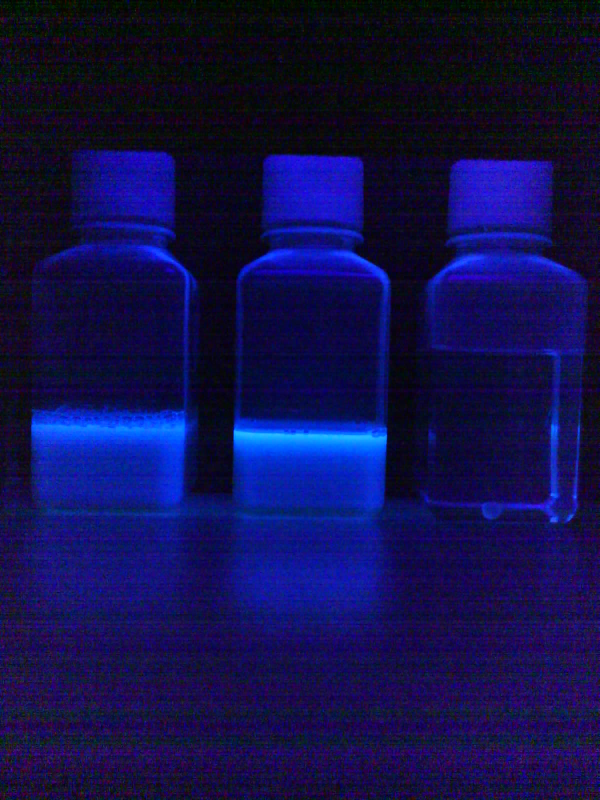
#> input picture color-detection-opencv-master/Pics/BG/1/2.jpg, 1200 x 1600 px (shown at 1/2 size)
$ python hsv.py
#> lines starting #> are read from the running program, lines starting #| are printed output that depends on the picture; after the words box and inside, x2 and y2 are one past the last pixel; in counts of white or black regions, pixels touching at a corner belong together
import cv2
import numpy as np

def nothing(x):
    pass

# Load an image
image = cv2.imread("Pics/BG/1/2.jpg")  # <-- Change this to your image path
#> image is the input picture: shape (1600, 1200, 3); mean B, G, R 76.5, 15.8, 17.2
if image is None:
    raise FileNotFoundError("Image not found. Check the path.")

# Convert to HSV
hsv = cv2.cvtColor(image, cv2.COLOR_BGR2HSV)
#> hsv: shape (1600, 1200, 3); mean H, S, V 117.2, 208.9, 77.6

# Create a window
cv2.namedWindow("HSV Range Selector")

# Create trackbars for lower and upper HSV values
cv2.createTrackbar("Lower H", "HSV Range Selector", 90, 179, nothing)
cv2.createTrackbar("Lower S", "HSV Range Selector", 50, 255, nothing)
cv2.createTrackbar("Lower V", "HSV Range Selector", 50, 255, nothing)
cv2.createTrackbar("Upper H", "HSV Range Selector", 130, 179, nothing)
cv2.createTrackbar("Upper S", "HSV Range Selector", 255, 255, nothing)
cv2.createTrackbar("Upper V", "HSV Range Selector", 255, 255, nothing)
cv2.createTrackbar("Scale %", "HSV Range Selector", 50, 100, nothing)  # Scale control

def resize(img, scale_percent):
    width = int(img.shape[1] * scale_percent / 100)
    height = int(img.shape[0] * scale_percent / 100)
    return cv2.resize(img, (width, height), interpolation=cv2.INTER_AREA)

while True:
    # Get current positions of all trackbars
    l_h = cv2.getTrackbarPos("Lower H", "HSV Range Selector")
    l_s = cv2.getTrackbarPos("Lower S", "HSV Range Selector")
    l_v = cv2.getTrackbarPos("Lower V", "HSV Range Selector")
    u_h = cv2.getTrackbarPos("Upper H", "HSV Range Selector")
    u_s = cv2.getTrackbarPos("Upper S", "HSV Range Selector")
    u_v = cv2.getTrackbarPos("Upper V", "HSV Range Selector")
    scale = cv2.getTrackbarPos("Scale %", "HSV Range Selector")
    scale = max(10, scale)  # Prevent scale from being too small

    lower = np.array([l_h, l_s, l_v])
    upper = np.array([u_h, u_s, u_v])

    # Create mask and result image
    mask = cv2.inRange(hsv, lower, upper)
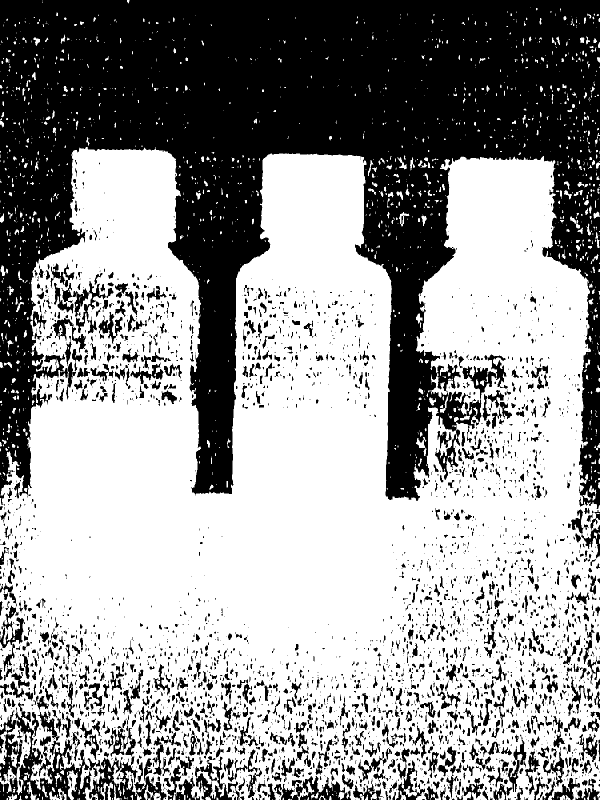
#> mask: shape (1600, 1200) (shown at 1/2 size); 60.1% white; 3523 black regions (2262 under 20 px), largest, box (x1, y1, x2, y2) and area: (0, 0, 1200, 1018) 600717, (0, 1405, 183, 1600) 11853, (175, 1513, 333, 1600) 5551
    result = cv2.bitwise_and(image, image, mask=mask)
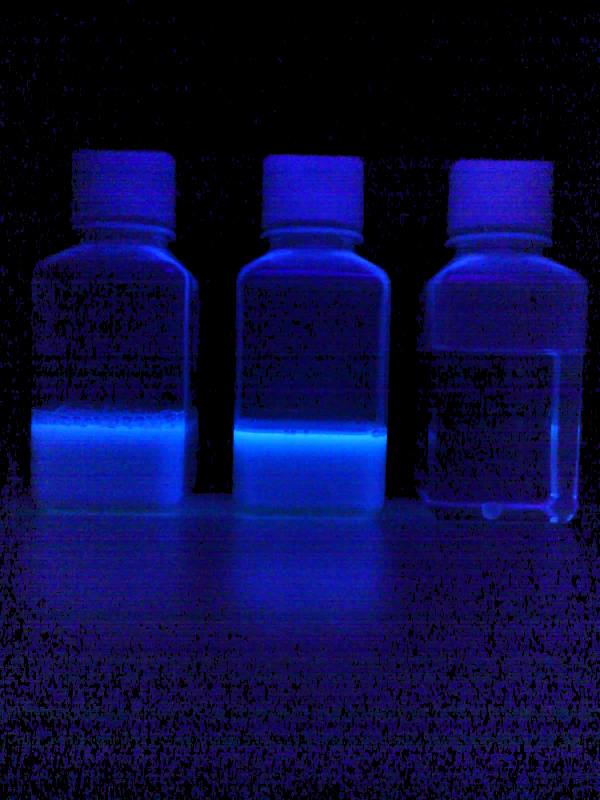
#> result: shape (1600, 1200, 3) (shown at 1/2 size); mean B, G, R 64.6, 11.5, 10.8

    # Show resized images
    cv2.imshow("Original", resize(image, scale))
#> in resize, `return cv2.resize(img, (width, height), interpolation=cv2.INTER_AREA)`:
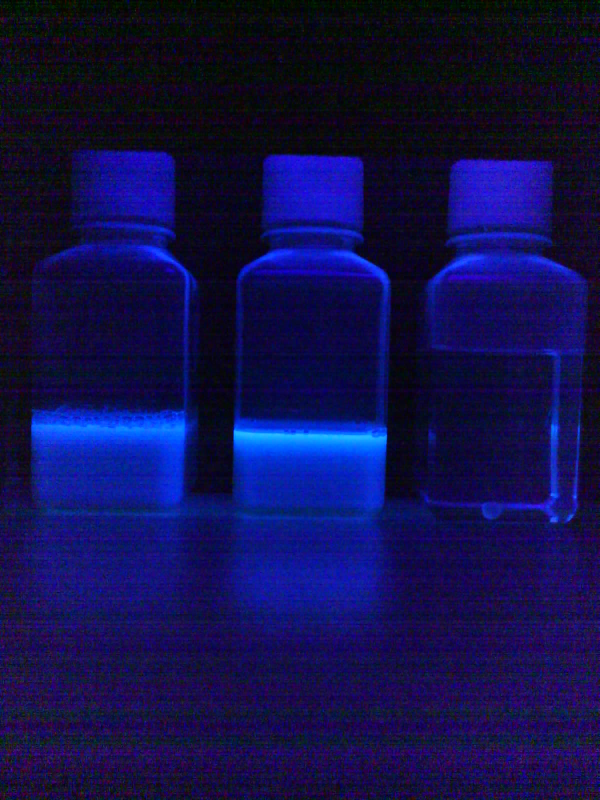
#> returned value: shape (800, 600, 3); mean of channels 0, 1, 2 76.7, 15.9, 17.3; drawn as B, G, R
    cv2.imshow("Mask", resize(mask, scale))
#> call 2 of resize, with scale_percent = 50
#> in resize (call 2), `return cv2.resize(img, (width, height), interpolation=cv2.INTER_AREA)`:
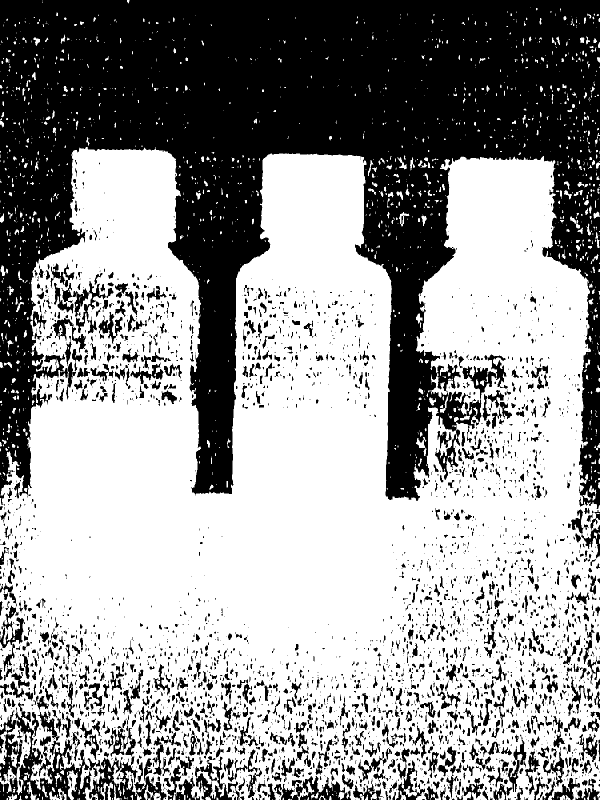
#> returned value: shape (800, 600); min 0, max 255, mean 153.4
    cv2.imshow("Filtered Result", resize(result, scale))
#> call 3 of resize, with scale_percent = 50
#> in resize (call 3), `return cv2.resize(img, (width, height), interpolation=cv2.INTER_AREA)`:
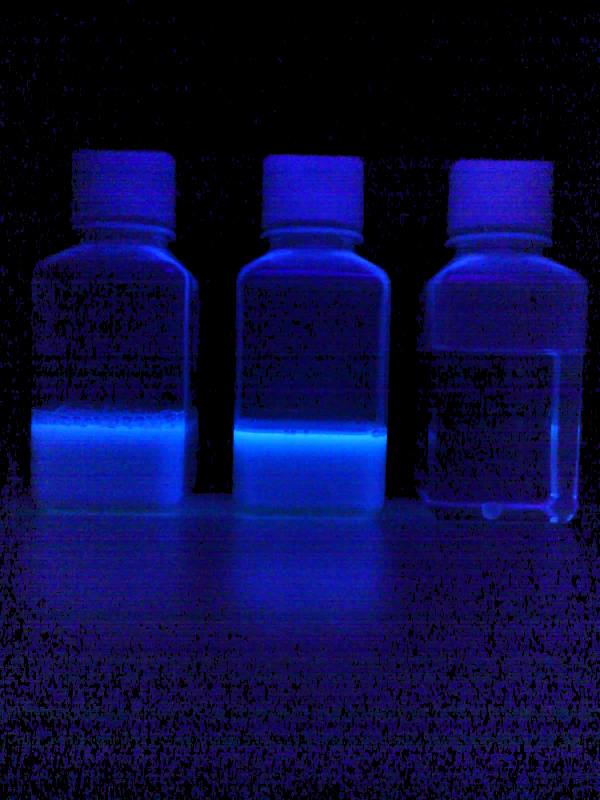
#> returned value: shape (800, 600, 3); mean of channels 0, 1, 2 64.7, 11.6, 10.9; drawn as B, G, R

    key = cv2.waitKey(1)
#> (key Esc is pressed here)
    if key == 27:  # ESC key to exit
        break

cv2.destroyAllWindows()

$ run again, with color-detection-opencv-master/Pics/BG/1/1.jpg copied over color-detection-opencv-master/Pics/BG/1/2.jpg
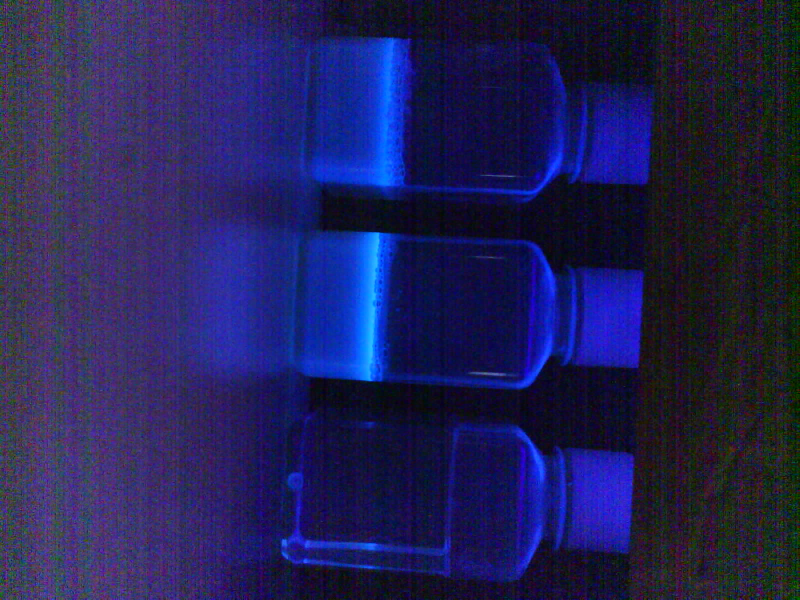
#> input picture color-detection-opencv-master/Pics/BG/1/1.jpg, 1600 x 1200 px (shown at 1/2 size)
#> image is the input picture: shape (1200, 1600, 3); mean B, G, R 86.4, 32.9, 34.1
#> hsv: shape (1200, 1600, 3); mean H, S, V 114.8, 171.6, 89
#> `mask = cv2.inRange(hsv, lower, upper)`:
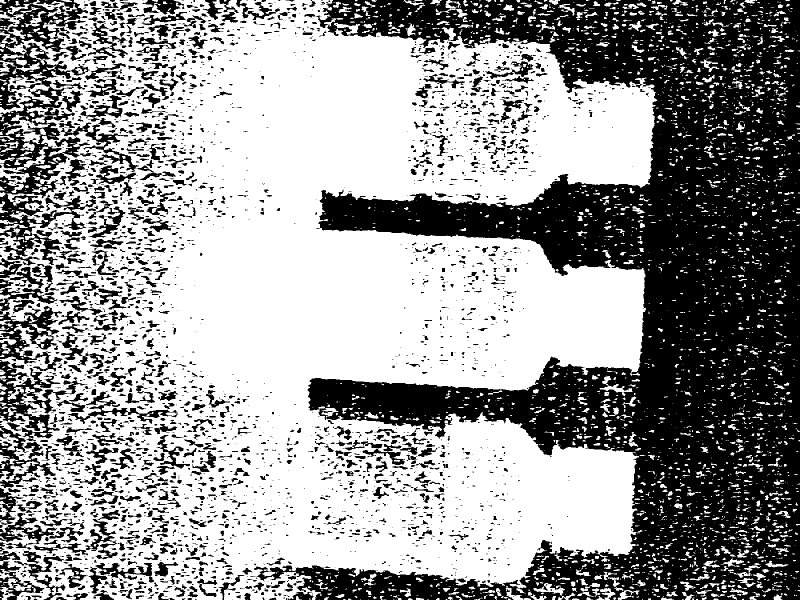
#> mask: shape (1200, 1600) (shown at 1/2 size); 59.9% white; 3276 black regions (2043 under 20 px), largest, box (x1, y1, x2, y2) and area: (508, 0, 1600, 1200) 554626, (0, 0, 192, 531) 37061, (0, 720, 175, 877) 7987
#> in resize (call 3), `return cv2.resize(img, (width, height), interpolation=cv2.INTER_AREA)`:
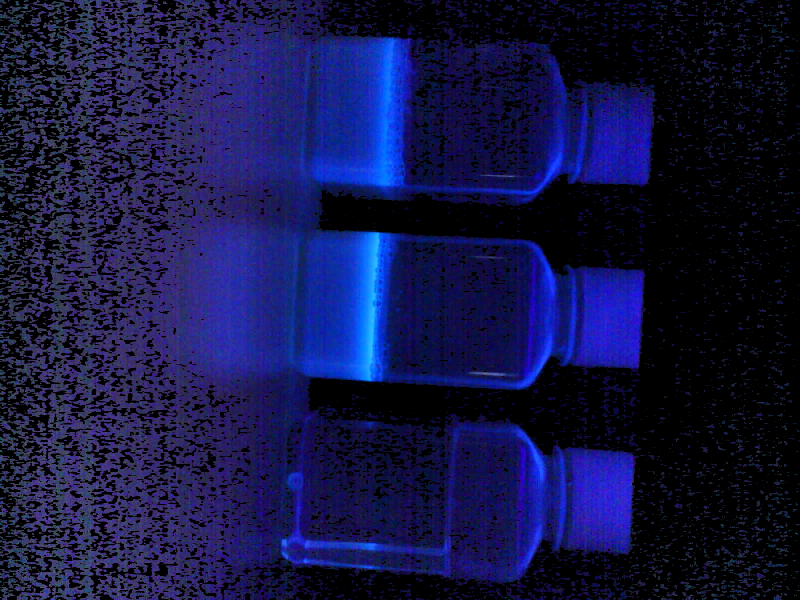
#> returned value: shape (600, 800, 3); mean of channels 0, 1, 2 68.3, 21.4, 19.9; drawn as B, G, R

$ run again, with color-detection-opencv-master/Pics/BG/1/3.jpg copied over color-detection-opencv-master/Pics/BG/1/2.jpg
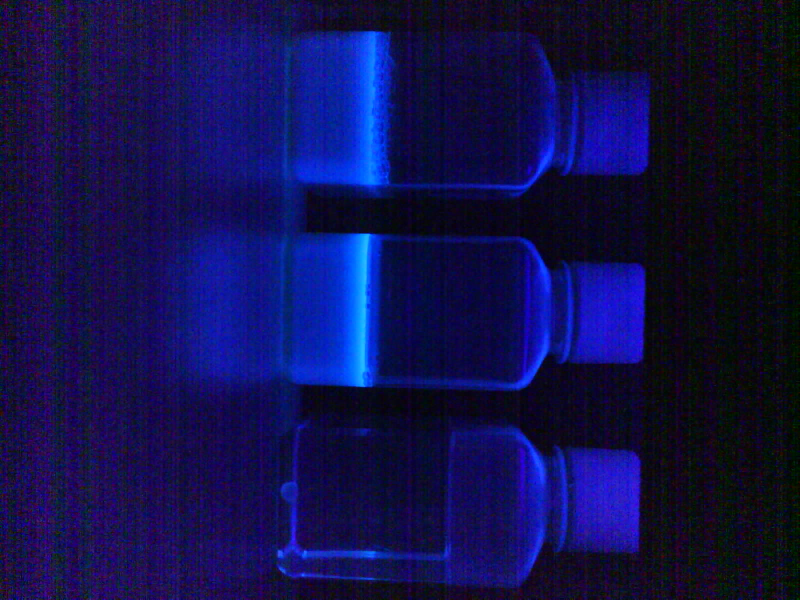
#> input picture color-detection-opencv-master/Pics/BG/1/3.jpg, 1600 x 1200 px (shown at 1/2 size)
#> image is the input picture: shape (1200, 1600, 3); mean B, G, R 76.5, 15.8, 17.2
#> hsv: shape (1200, 1600, 3); mean H, S, V 117.2, 208.9, 77.6
#> `mask = cv2.inRange(hsv, lower, upper)`:
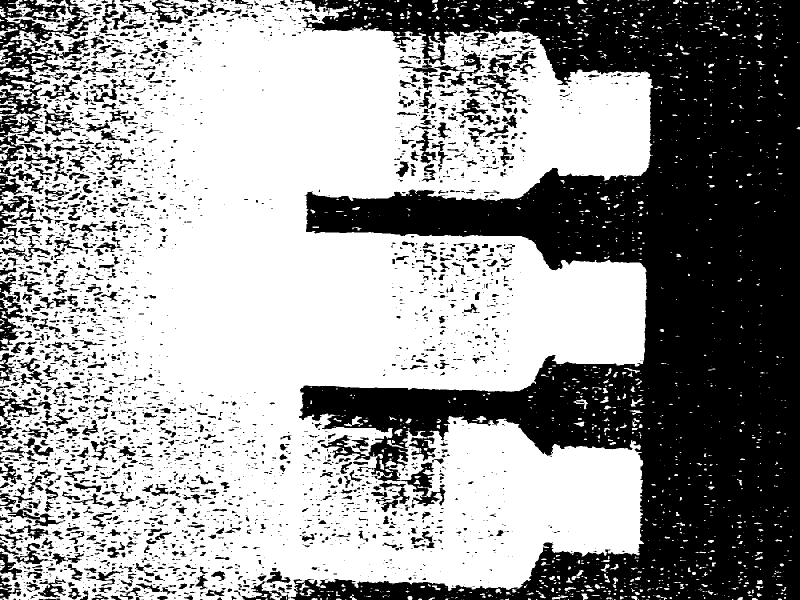
#> mask: shape (1200, 1600) (shown at 1/2 size); 60.1% white; 3527 black regions (2272 under 20 px), largest, box (x1, y1, x2, y2) and area: (581, 0, 1600, 1200) 600664, (0, 0, 196, 333) 15433, (0, 562, 48, 702) 2914
#> in resize (call 3), `return cv2.resize(img, (width, height), interpolation=cv2.INTER_AREA)`:
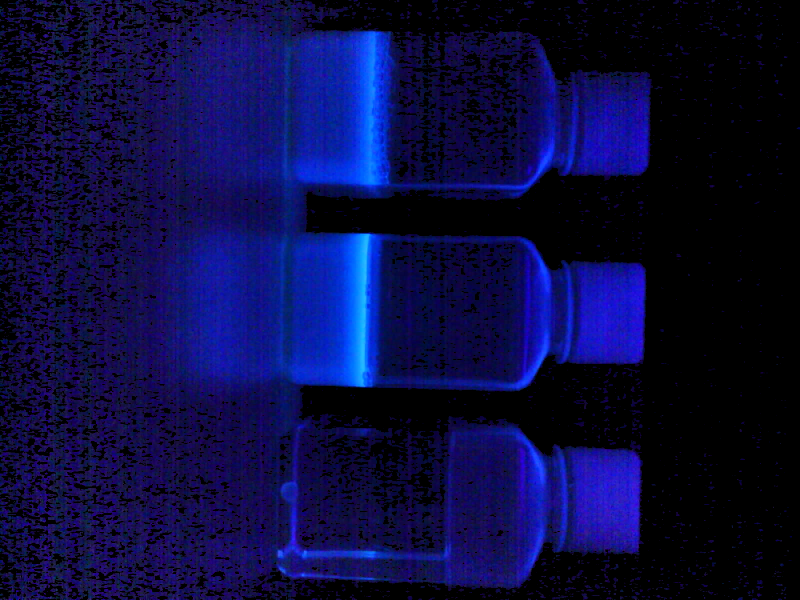
#> returned value: shape (600, 800, 3); mean of channels 0, 1, 2 64.7, 11.6, 10.9; drawn as B, G, R

$ run again, with color-detection-opencv-master/Pics/BG/1/4.jpg copied over color-detection-opencv-master/Pics/BG/1/2.jpg
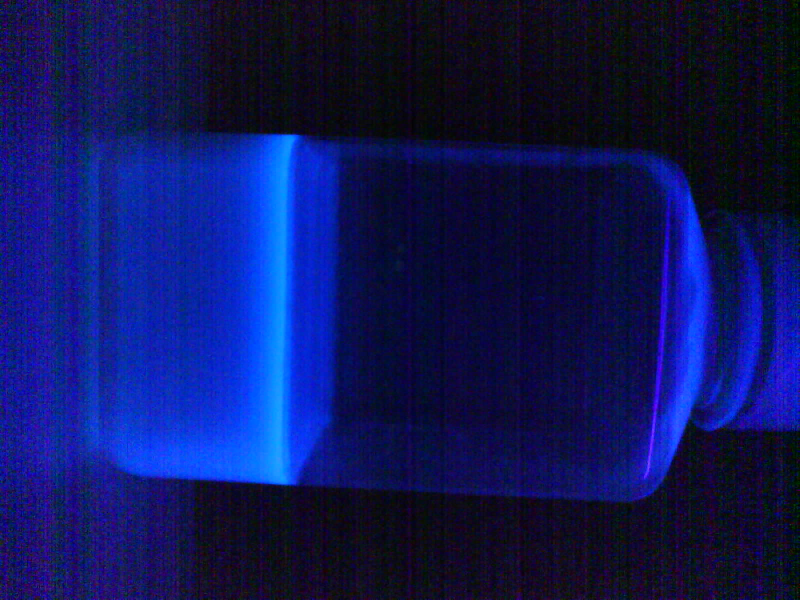
#> input picture color-detection-opencv-master/Pics/BG/1/4.jpg, 1600 x 1200 px (shown at 1/2 size)
#> image is the input picture: shape (1200, 1600, 3); mean B, G, R 89.9, 22.1, 14.3
#> hsv: shape (1200, 1600, 3); mean H, S, V 115.8, 209.4, 90.7
#> `mask = cv2.inRange(hsv, lower, upper)`:
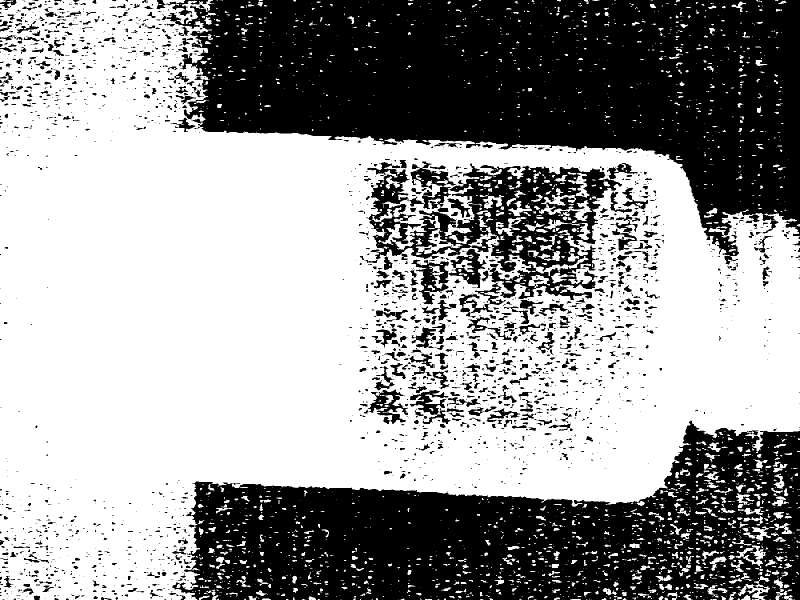
#> mask: shape (1200, 1600) (shown at 1/2 size); 60.7% white; 2277 black regions (1594 under 20 px), largest, box (x1, y1, x2, y2) and area: (323, 0, 1600, 529) 369179, (345, 841, 1600, 1200) 256937, (735, 324, 1244, 600) 54675
#> in resize (call 3), `return cv2.resize(img, (width, height), interpolation=cv2.INTER_AREA)`:
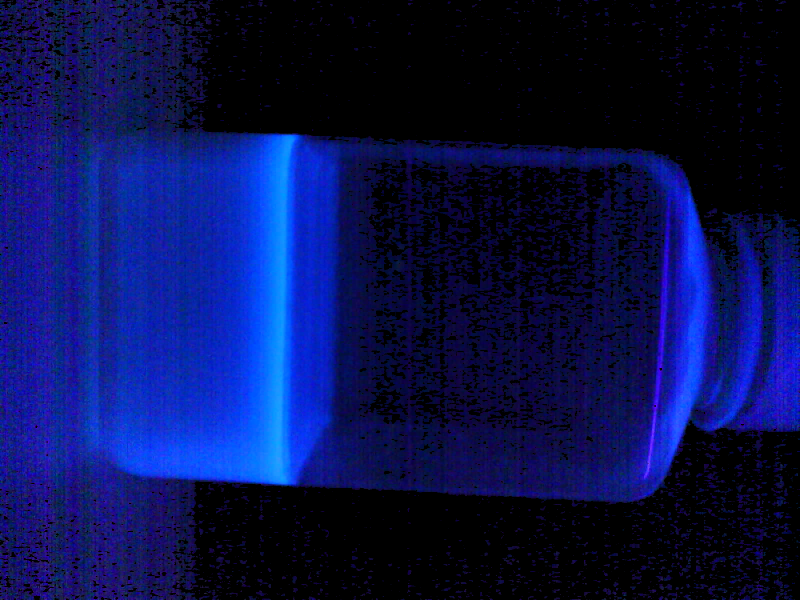
#> returned value: shape (600, 800, 3); mean of channels 0, 1, 2 78.7, 17.6, 9; drawn as B, G, R
